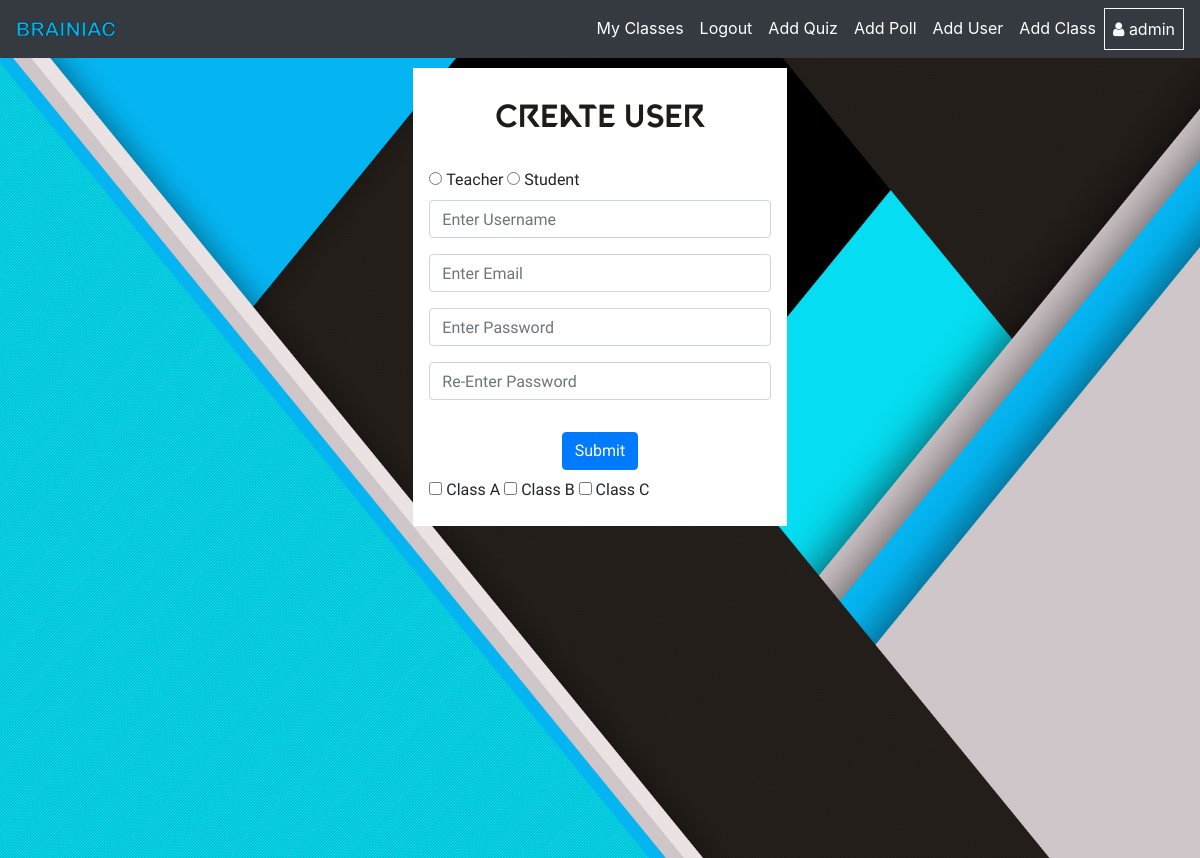
Page /user_register (signed in) on the committed database.
### quiz/models.py (models this page shows, shortened)
class Class(models.Model):
    class_name = models.CharField(max_length=20)
    year = models.IntegerField(primary_key=False,null=False,blank=False)
    branch = models.CharField(max_length=50)
    user = models.ManyToManyField(User)

### accounts/views.py (the view, shortened to what this page needs)
# urls.py: path('user_register',views.userRegister,name='userRegister'),
@user_passes_test(lambda u : u.is_superuser)
def userRegister(request):
    form = UserSignUpForm(request.GET)
    message=''
    type_form='signup'
    class_list = get_list_or_404(Class)
    context = {'form':form,'message':message,'type_form':type_form,'class_list':class_list}
    return render(request,'accounts/admin_stuff.html',context)

### templates/accounts/admin_stuff.html (shortened to what this page needs)
{% extends "../quiz/base.html" %}
{% block content %}
<body>
  {% load crispy_forms_tags %}
  <main>
    {% if user.is_superuser %}
    <div class="container ">
      {% if type != 'class_form' %}
        <div class="register col-md-4 mx-auto p-3">
        <h1 class="mt-3 register-title">Create User</h1>
        <form method="POST" action="{% url 'accounts:userRegister' %}">
          <input type="radio" name="job" value="teacher">
          <label for="">Teacher</label>
          <input type="radio" name="job" value="student">
          <label for="">Student</label>
          {{ form|crispy }}
          <div class="text-center mb-2">
            <button type="submit" class="btn btn-primary mt-3">Submit</button>
          </div>
          {% for class in class_list %}
            <input  type="checkbox" name="classList" value="{{class.id}}">
            <label for="{{class.class_name}}">{{class.class_name}}</label>
          {% endfor %}
        </form>
        </div>
      {% endif %}
    </div>
    {% endif %}
  </main>
</body>
{% endblock %}

### templates/quiz/base.html (shortened to what this page needs)
{% load static %}
<!DOCTYPE html>
<html lang="en">
<head>
  <link rel="stylesheet" href="https://stackpath.bootstrapcdn.com/bootstrap/4.5.0/css/bootstrap.min.css"
 />
  <link rel="stylesheet" href="https://stackpath.bootstrapcdn.com/font-awesome/4.7.0/css/font-awesome.min.css">
  <link
      rel="stylesheet"
      type="text/css"
      href="{% static 'accounts/style.css' %}"
    />
</head>
<body>
  <nav class="navbar navbar-expand-lg navbar-dark bg-dark">
    <a class="navbar-brand" href="{% url 'quiz:home' %}">
        <img src="{% static 'quiz/Braniac3.png' %}" alt="logo">
    </a>
    <div class="collapse navbar-collapse" id="navbarSupportedContent">
      <ul class="navbar-nav ml-auto">
        <li class="nav-item active">
          <a class="nav-link" href="{% if user.is_authenticated %} {% url 'quiz:home' %} {% else %} # {% endif %}">
            <span class="nav_link">
              My Classes
            </span>
          </a>
        </li>
        <li class="nav-item active">
          <a class="nav-link" href="{% if user.is_authenticated %} {% url 'quiz:logout' %} {% else %} # {% endif %}">
            <span class="nav_link">
              {% if user.is_authenticated %} Logout {% else %} Login {% endif %}
            </span>
          </a>
        </li>
        {% if request.user.job.status == 'teacher' %}
          <li class="nav-item active">
            <a class="nav-link" href="{% url 'quiz:addQuiz' %}">
              <span class="nav_link">
                Add Quiz
              </span>
            </a>
          </li>
          <li class="nav-item active">
            <a class="nav-link" href="{% url 'quiz:createPoll' %}">
              <span class="nav_link">
                Add Poll
              </span>
            </a>
          </li>
        {% endif %}
        {% if request.user.is_superuser  %}
          <li class="nav-item active">
            <a class="nav-link" href="{% url 'accounts:userRegister' %}">
              <span class="nav_link">
                Add User
              </span>
            </a>
          </li>
          <li class="nav-item active">
            <a class="nav-link" href="{% url 'accounts:add_classes' %}">
              <span class="nav_link">
                Add Class
              </span>
            </a>
          </li>
        {% endif %}
        <li class="nav-item active border border-light">
            <a class="nav-link" href="#">
              <i class="fa fa-user text-light"></i>
              <span class="nav_link">
                {% if user.is_authenticated %} {{request.user.username}} {% endif %}
              </span>
            </a>
        </li
      </ul>
    </div>
  </nav>
  {% block content %} {% endblock content %}
</body>
</html>

### static/accounts/style.css (style rules this page uses)
.navbar-brand img { display: block; width: 100px; }
body { padding: 0px; margin: 0px; border: 0px; height: 100vh; }
main { width: 100%; height: 100%; background-image: url("login.jpg"); background-repeat: no-repeat; background-size: cover; }
main .container { padding: 10px; height: 85%; }
.register { display: flex; flex-direction: column; height: auto; font-family: "Raleway", sans-serif; background-color: white; }
.register-title { font-family: "valorant"; font-size: 2rem; text-align: center; color: #201b17; display: block; height: 60px; }

### rows in the picture
Class: class_name "Class A"
Class: class_name "Class B"
Class: class_name "Class C"

### other values in the picture
{{ request.user.username }} "admin"
